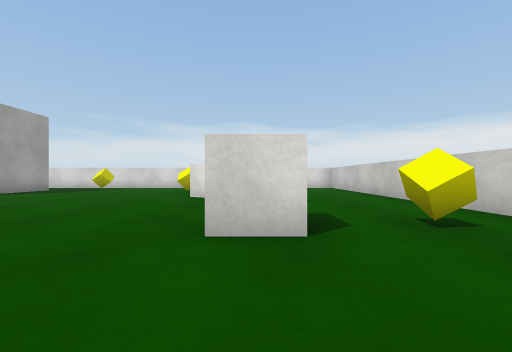
View 1 (above)

15 first-person views from a walk through a 3-D level made in the Unity game engine. The camera is 0.59 m above the floor, looks level and sees 90° across. The floor is counted in squares, 1 m on a side. Each view is taken from the middle of a square. On the plan, view 1 faces up. The plan holds only what a view shows up to about 9 squares ahead; the rest is blank. The place goes on beyond the plan. The player is left out. Surface patterns are stand-ins for the level's own textures.

View 2
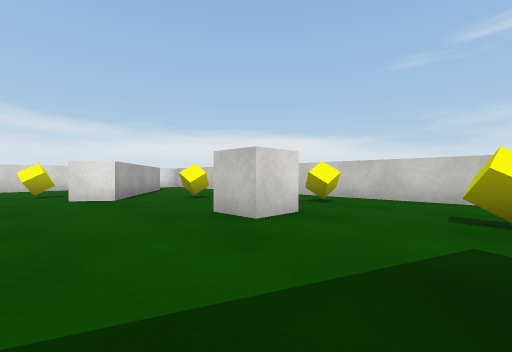

View 3
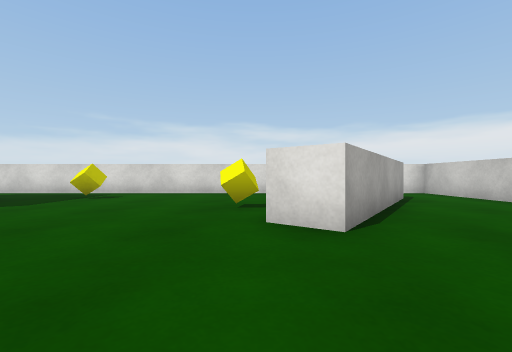

View 4
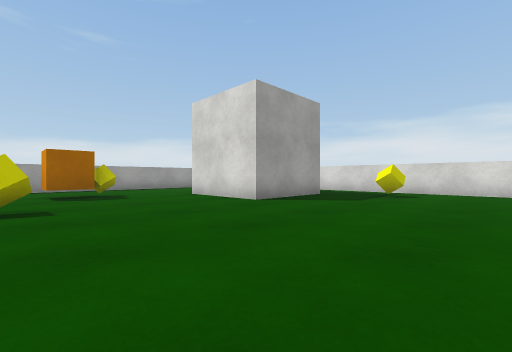

View 5
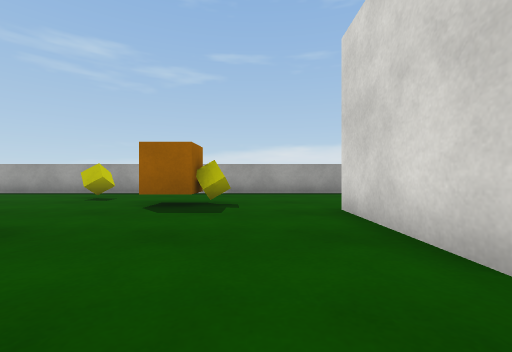

View 6
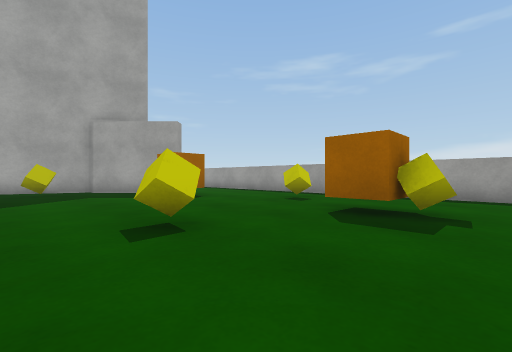

View 7
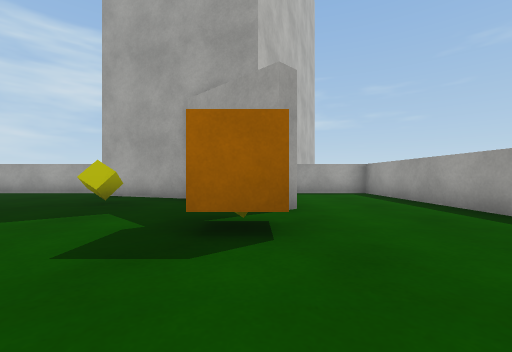

View 8
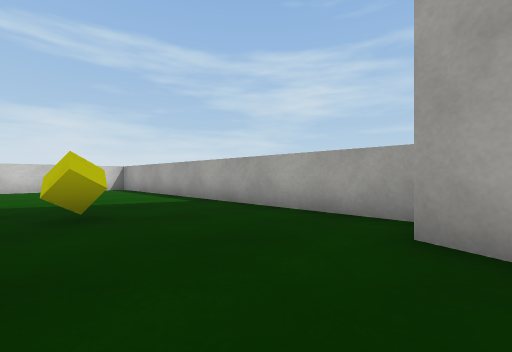

View 9
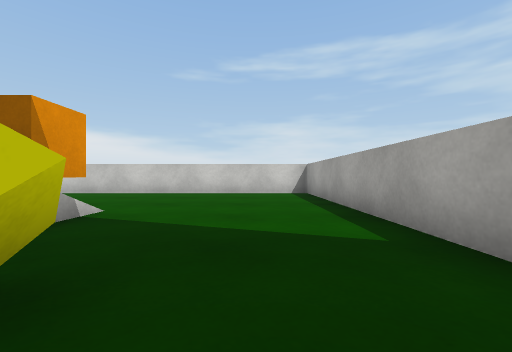

View 10
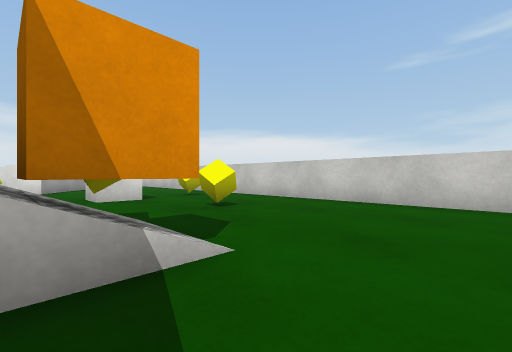

View 11
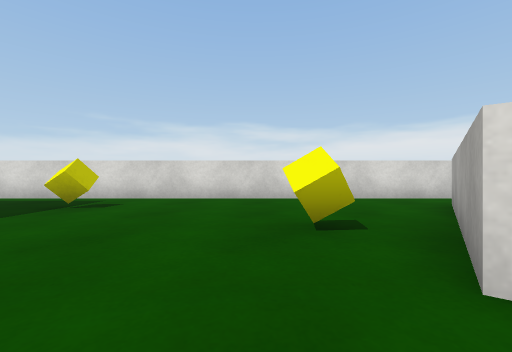

View 12
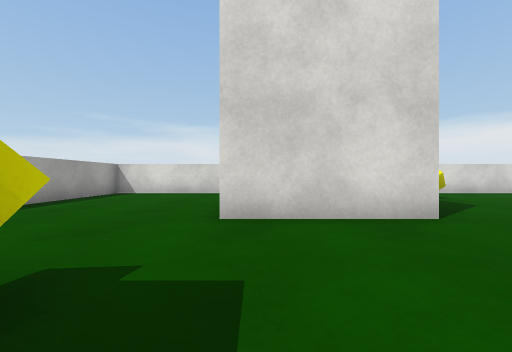

View 13
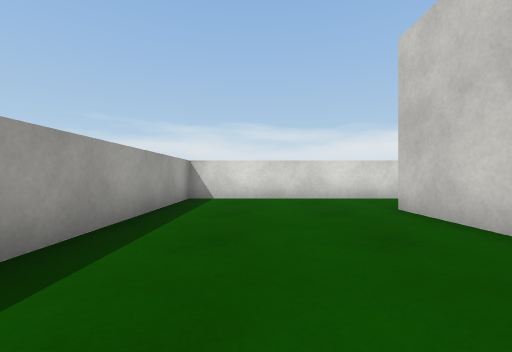

View 14
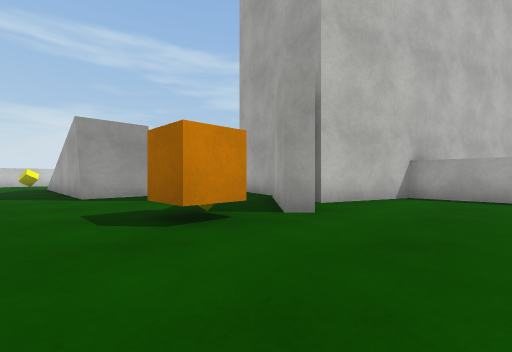

View 15
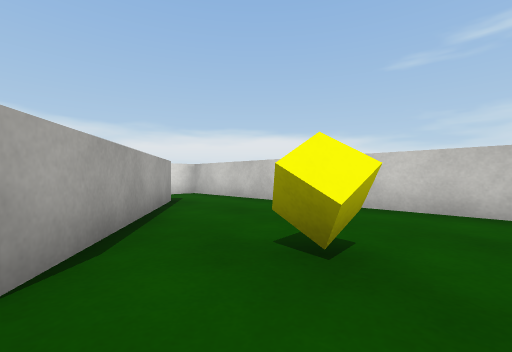

### Floor plan
Points are (right, up) in squares from view 1. A wall is a line through its corners. A room is listed if a view was taken in it or the views show most of it. See-through windows are left out.
Room 1 (views 1, 2, 3, 4, 5, 6, 7, 8, 9, 10, 11, 12, 13, 14, 15)
walls: (-7.2, -2.2) (-7.2, -0.4) (-6.7, -0.4); (-11.5, 8.5) (-11.5, 10.5); (-8.5, 10.5) (-8.5, 7.5) (-11.5, 7.5); (-12.7, -2.6) (-12.4, -2.3) (-10.2, -4.4); (-10.2, -4.7) (-7.4, -5.7); (-7.1, -6.8) (3.8, -6.8) (3.8, 12.8) (-15.7, 12.8) (-15.7, -6.8) (-13.1, -6.8) (-12, -3.9); (1.9, 10.8) (-1.1, 6.7) (-1.9, 7.3) (1, 11.2)
objects: yellow cube (-14, 2); other object (-13, -1); orange cube (-13, 4) to (-12, 4); orange cube (-12, -1); yellow cube (-12, 5); yellow cube (-9, -3); yellow cube (-9, 3); yellow cube (-6, 11); yellow cube (-4, -4); yellow cube (-2, -2) to (-1, -2); yellow cube (-2, 9); cube (0, 3); yellow cube (1, 0); yellow cube (1, 6); yellow cube (2, 3)

Where each view was taken, in squares from view 1:
view 1: 0 up, 0 right, facing up
view 2: 0 up, 3 left, facing up-right
view 3: 4 up, 2 left, facing up
view 4: 3 up, 4 left, facing up-left
view 5: 6 up, 7 left, facing left
view 6: 6 up, 8 left, facing down-left
view 7: 2 up, 12 left, facing down
view 8: 3 down, 8 left, facing down-right
view 9: 5 down, 5 left, facing right
view 10: 4 down, 2 left, facing up-right
view 11: 6 up, 3 left, facing up
view 12: 4 up, 11 left, facing up
view 13: 6 up, 14 left, facing up
view 14: 1 up, 15 left, facing down-right
view 15: 5 up, 1 left, facing up-right
